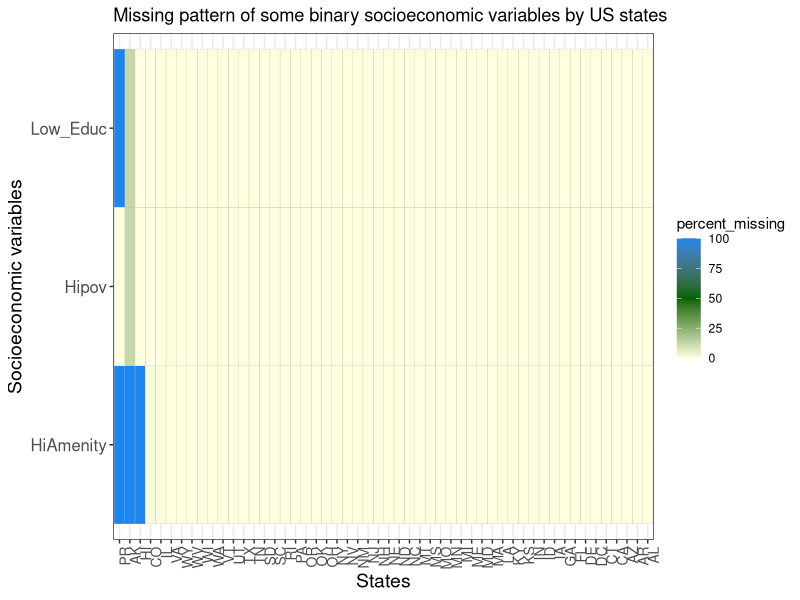
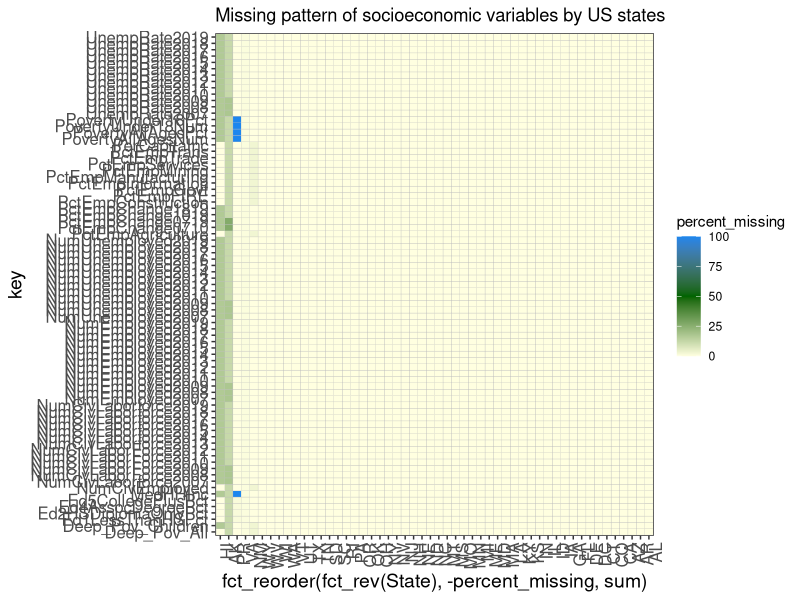

These charts were generated, in order, by the following R code:
## ---- chunk 1
library(dplyr)
library(tidyverse)
library(ggplot2)
library(readxl)
## ---- chunk 2
rad <- read.csv(file = "data/cleaned/ruralAtlasDataCleaned.csv")
nrows <- nrow(rad)
## ---- chunk 3
# Just some initial insights
missing_by_col <- colSums(is.na(rad)) %>% 
  sort(decreasing = TRUE)
## ---- chunk 4
# process data
rad_binary <- rad[2:nrows, c(2, 83, 84, 85)] %>%
  rename(Low_Educ = Low_Education_2015_update) %>% # completely for visual purpose (i.e to save some space)
  dplyr::filter(State == lag(State)) %>% # the reason for this step is explained above
  gather(key, value, -State) %>%
  mutate(missing = ifelse(is.na(value), 1, 0)) %>%
  group_by(State, key) %>%
  summarize(percent_missing = mean(missing)*100)

# plot
ggplot(rad_binary, aes(x = fct_reorder(fct_rev(State), -percent_missing, sum), y = key, fill = percent_missing)) +
  geom_tile(color = "grey") +
  scale_fill_gradientn(values = scales::rescale(c(0, 20, 40, 60, 80, 100)), 
                       colors = c("lightyellow", "darkgreen", "dodgerblue2")) +
  xlab("States") +
  ylab("Socioeconomic variables") +
  ggtitle("Missing pattern of some binary socioeconomic variables by US states") +
  theme_bw() +
  theme(axis.text.x=element_text(angle = 90, hjust = 1, size = 10), 
        axis.text.y=element_text(hjust = 1, size = 12), 
        axis.title.x = element_text(size = 14), 
        axis.title.y = element_text(size = 14))
## ---- chunk 5
rad_rest <- rad[2:nrows, c(2, 4:82)] %>%
  gather(key, value, -State) %>%
  mutate(missing = ifelse(is.na(value), 1, 0)) %>%
  group_by(State, key) %>%
  summarize(percent_missing = mean(missing)*100) 

ggplot(rad_rest, aes(x =  fct_reorder(fct_rev(State), -percent_missing, sum), y =key, fill = percent_missing)) +
  geom_tile(color = "grey") +
  ggtitle("Missing pattern of socioeconomic variables by US states") +
  scale_fill_gradientn(values = scales::rescale(c(0, 20, 40, 60, 80, 100)), 
                       colors = c("lightyellow", "darkgreen", "dodgerblue2")) +
  theme_bw() +
  theme(axis.text.x=element_text(angle = 90, hjust = 1, size = 12), 
        axis.text.y=element_text(hjust = 1, size = 12), 
        axis.title.x = element_text(size = 14), 
        axis.title.y = element_text(size = 14))
